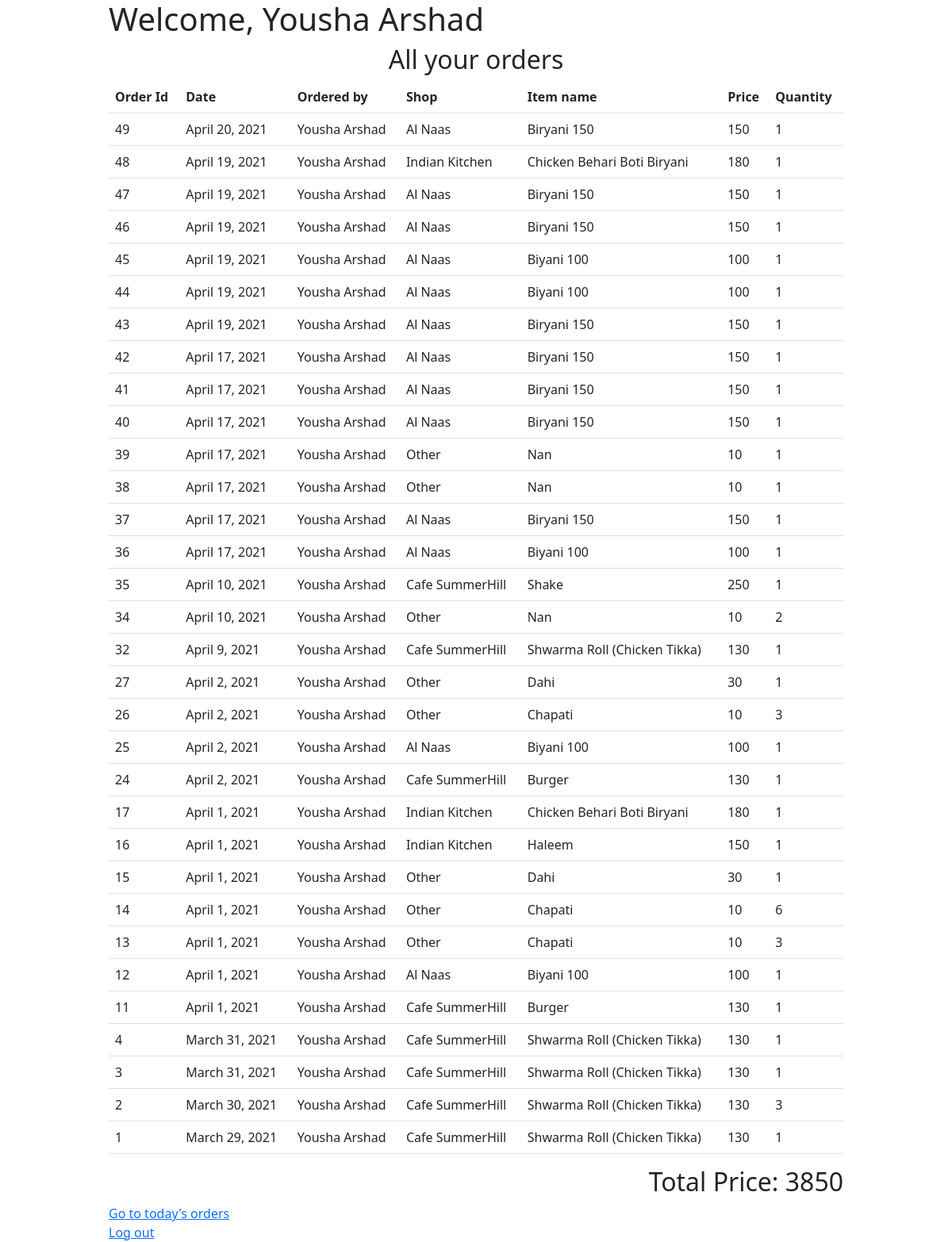
The page /khana/all_my_orders (signed in) on the database as committed earlier.
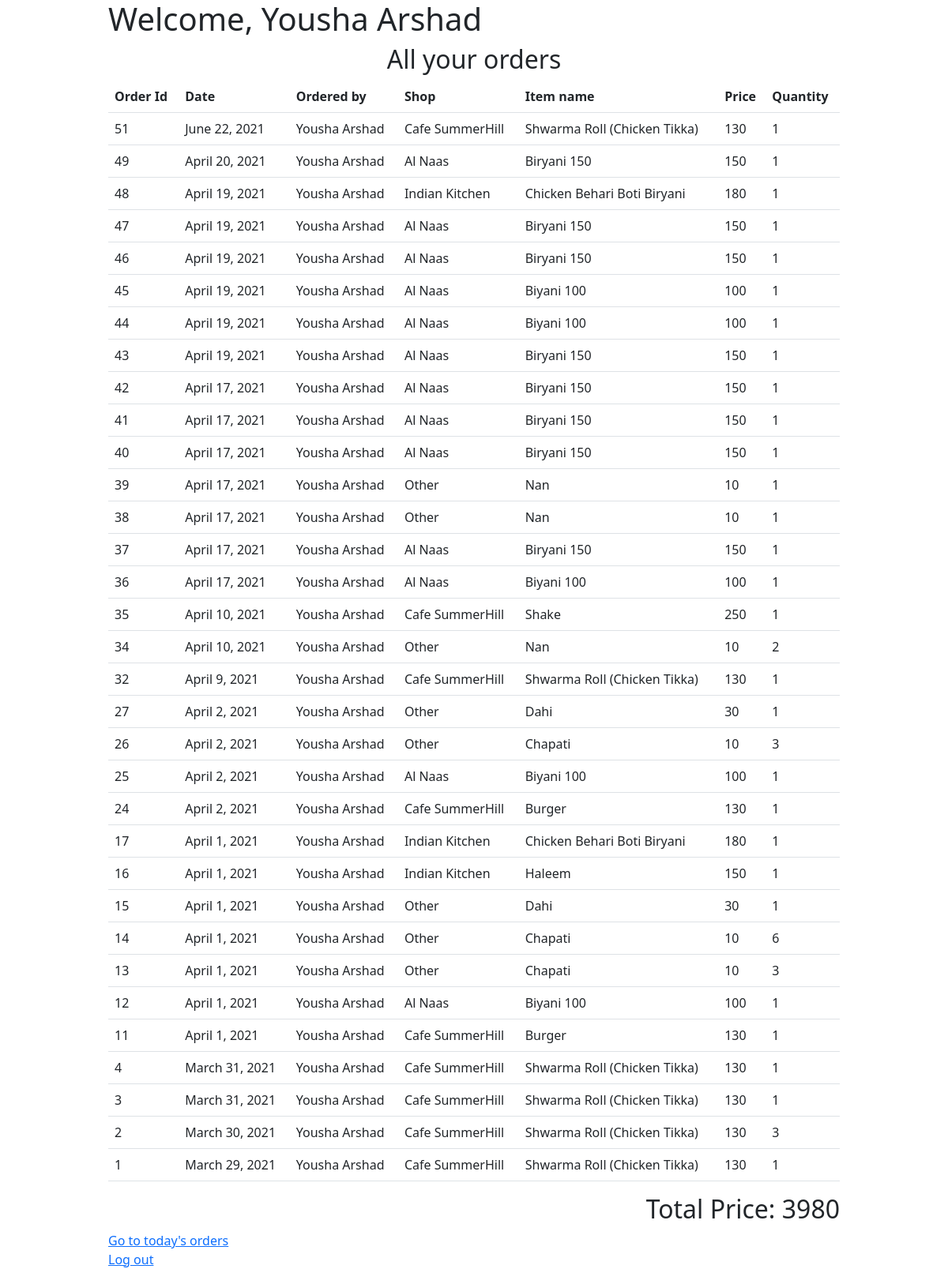
The same page on the database as committed later.
### khana/models.py (models this page shows, shortened)
class Order(models.Model):
    quantity = models.IntegerField()
    date_id = models.ForeignKey(Date, on_delete=models.CASCADE, related_name="dates")
    user_id = models.ForeignKey(User, on_delete=models.CASCADE, related_name="users")
    item_id = models.ForeignKey(FoodItem, on_delete=models.DO_NOTHING, related_name="foods")

class Date(models.Model):
    date = models.DateField()

class FoodItem(models.Model):
    name = models.CharField(max_length=64)
    price = models.IntegerField()
    shop = models.ForeignKey(Shop, on_delete=models.CASCADE, related_name="shops")

class Shop(models.Model):
    name = models.CharField(max_length=64)
    def __str__(self):
        return f'{self.name}'

### khana/views.py (the view)
# urls.py: path('all_my_orders', views.all_my_orders, name='all_my_orders'),
def all_my_orders(request):
    if not request.user.is_authenticated:
        return HttpResponseRedirect(reverse('login'))
    my_orders = Order.objects.filter(user_id=request.user.id)
    sum_price = sum(o.item_id.price * o.quantity for o in my_orders)
    return render(request, 'khana/all.html', {
        'orders': my_orders.order_by('-pk'),
        'sum': sum_price,
    })

### khana/templates/khana/all.html
{% extends "khana/layout.html" %}
{% load khana_square %}
{% block body %}
    <h1>Welcome, {{ request.user.first_name }} {{ request.user.last_name }}</h1>
    {% if orders %}
        <h2 class="text-center">All your orders</h2>
            <table class="table">
                <tr>
                    <th>Order Id</th>
                    <th>Date</th>
                    <th>Ordered by</th>
                    <th>Shop</th>
                    <th>Item name</th>
                    <th>Price</th>
                    <th>Quantity</th>
                </tr>
                {% for order in orders %}
                <tr>
                    <td>{{ order.id }}</td>
                    <td>{{ order.date_id.date }}</td>
                    <td>{{ order.user_id.first_name }} {{ order.user_id.last_name }}</td>
                    <td>{{ order.item_id.shop }}</td>
                    <td>{{ order.item_id.name }}</td>
                    <td>{{ order.item_id.price }}</td>
                    <td>{{ order.quantity }}</td>
                </tr>
                {% endfor %}
            </table>
    <h2 style="text-align: right">Total Price: {{ sum }}</h2>
    {% else %}
    <h1>NO ORDERS YET!</h1>
    {% endif %}
        <a href="{% url 'todays_orders' %}">Go to today's orders</a>
    <br>
    <a href="{% url 'logout' %}">Log out</a>
{% endblock %}

### khana/templates/khana/layout.html (shortened to what this page needs)
{% load static %}
<!DOCTYPE html>
<html lang="en">
<head>
    <link href="{% static 'khana/bootstrap.min.css' %}" rel="stylesheet">
</head>
<body>
<div class="container">
    <div class="row">
        <div class="col-1"></div>
        <div class="col-10">
        {% block body %}
        {% endblock %}
        </div>
        <div class="col-1"></div>
    </div>
</div>
</body>
</html>

Rows that differ between the two databases and show on the page:
added Order: id "51", date_id "June 22, 2021", user_id.first_name "Yousha", user_id.last_name "Arshad", item_id.shop "Cafe SummerHill", item_id.name "Shwarma Roll (Chicken Tikka)", item_id.price "130", quantity "1"
Other text that changed with them:
{{ sum }}: "3850" → "3980"
